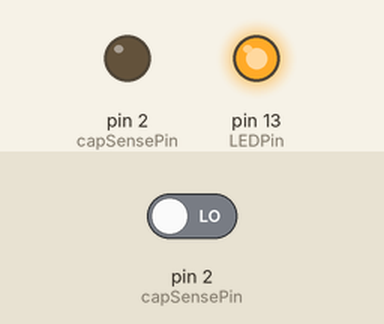
This sketch was run on a simulated Arduino Uno, built with avr-gcc and run on an emulated ATmega328P. Shown: output pins drawn as LEDs (lit = HIGH). Dashed ring = blinking. The inputs (shaded band) are chosen by the test bench; at power-on: pin 2 (capSensePin) LOW.

Above: at 1.2 s.
1.3 s: pin 2 (capSensePin) driven HIGH
At 2.2 s:
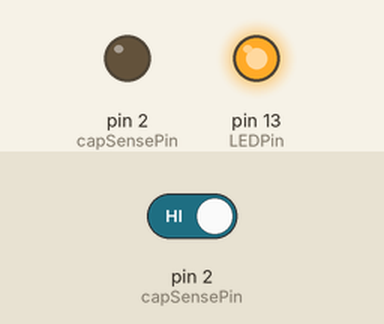
2.8 s: pin 2 (capSensePin) driven LOW
At 3.2 s:
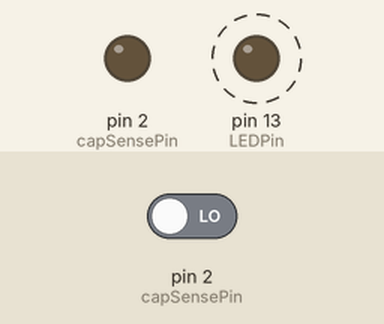
Timing chart, 0 to 11.8 s (numbered marks = the images above; inputs shaded):
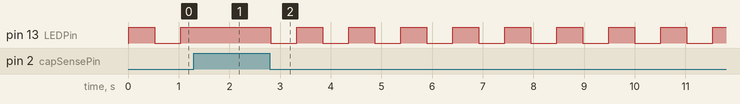

The sketch:

capacative-touch-danny.ino
```cpp
/**
 * Capacitive touch example, adapted by Eva Snyder from
 * http://www.instructables.com/id/Turn-a-pencil-drawing-into-a-capacitive-sensor-for/
 **/

int LEDPin = 13;
int capSensePin = 2;
int touchedCutoff = 100;
int onStart = 0;
int onDuration = 0;
int onMax = 5000;
int waitTime = 500;
bool lightsAreOn = false;

void setup(){
  Serial.begin(9600);
  pinMode(LEDPin, OUTPUT);
  digitalWrite(LEDPin, LOW);
}


void loop()
{
  if (lightsAreOn)
  {
    if (touched())
    {
      turnOff(true);
    }
    else
    {
      onDuration = millis() - onStart;
      if (onDuration > onMax)
      {
        turnOff(false);
      }
    }
  }
  else
  {
    if (touched())
    {
      turnOn();
    }
  }
}

void turnOff(bool needsWait)
{
  digitalWrite(LEDPin, LOW);
  lightsAreOn = false;
  if (needsWait)
  {
    delay(waitTime);
  }
}

void turnOn()
{
  digitalWrite(LEDPin, HIGH);
  lightsAreOn = true;
  onStart = millis();
  delay(waitTime);
}

bool touched()
{
  int reading = readCapacitivePin(capSensePin);
  //Serial.println(reading);
  if (reading > touchedCutoff)
  {
    return true;
  }
  return false;
}


//
//void loop(){
//
//
//  if (millis() - lastTouch > touchPause) {  // ok to listen.
//
//    if (lightsAreOn) {
//      if (millis() - lastTouch > onMax) {
//        turnOff();
//      }
//    } else {
//      if (readCapacitivePin(capSensePin) > touchedCutoff) {
//        touched();
//      }
//    }
//  }
//
//
//
//}
//
//void touched(){
//  if (lightsAreOn) {
//    turnOff();
//  } else {
//    turnOn();
//  }
//}
//
//void turnOn(){
//  digitalWrite(LEDPin, HIGH);
//  lastTouch = millis();
//  lightsAreOn = true;
//}
//
//void turnOff(){
//  digitalWrite(LEDPin, LOW);
//  lastTouch = millis();
//  lightsAreOn = false;
//}

// readCapacitivePin
//  Input: Arduino pin number
//  Output: A number, from 0 to 17 expressing
//          how much capacitance is on the pin
//  When you touch the pin, or whatever you have
//  attached to it, the number will get higher
//  In order for this to work now,
// The pin should have a resistor pulling
//  it up to +5v.
uint8_t readCapacitivePin(int pinToMeasure){
  // This is how you declare a variable which
  //  will hold the PORT, PIN, and DDR registers
  //  on an AVR
  volatile uint8_t* port;
  volatile uint8_t* ddr;
  volatile uint8_t* pin;
  // Here we translate the input pin number from
  //  Arduino pin number to the AVR PORT, PIN, DDR,
  //  and which bit of those registers we care about.
  byte bitmask;
  if ((pinToMeasure >= 0) && (pinToMeasure <= 7)){
    port = &PORTD;
    ddr = &DDRD;
    bitmask = 1 << pinToMeasure;
    pin = &PIND;
  }
  if ((pinToMeasure > 7) && (pinToMeasure <= 13)){
    port = &PORTB;
    ddr = &DDRB;
    bitmask = 1 << (pinToMeasure - 8);
    pin = &PINB;
  }
  if ((pinToMeasure > 13) && (pinToMeasure <= 19)){
    port = &PORTC;
    ddr = &DDRC;
    bitmask = 1 << (pinToMeasure - 13);
    pin = &PINC;
  }
  // Discharge the pin first by setting it low and output
  *port &= ~(bitmask);
  *ddr  |= bitmask;
  delay(1);
  // Make the pin an input WITHOUT the internal pull-up on
  *ddr &= ~(bitmask);
  // Now see how long the pin to get pulled up
  int cycles = 16000;
  for(int i = 0; i < cycles; i++){
    if (*pin & bitmask){
      cycles = i;
      break;
    }
  }
  // Discharge the pin again by setting it low and output
  //  It's important to leave the pins low if you want to
  //  be able to touch more than 1 sensor at a time - if
  //  the sensor is left pulled high, when you touch
  //  two sensors, your body will transfer the charge between
  //  sensors.
  *port &= ~(bitmask);
  *ddr  |= bitmask;

  return cycles;
}
```

Measured:
- after the input at 1.3 s, pin 13 (LEDPin): stays HIGH (without the input it goes to LOW after 0.25 s)
